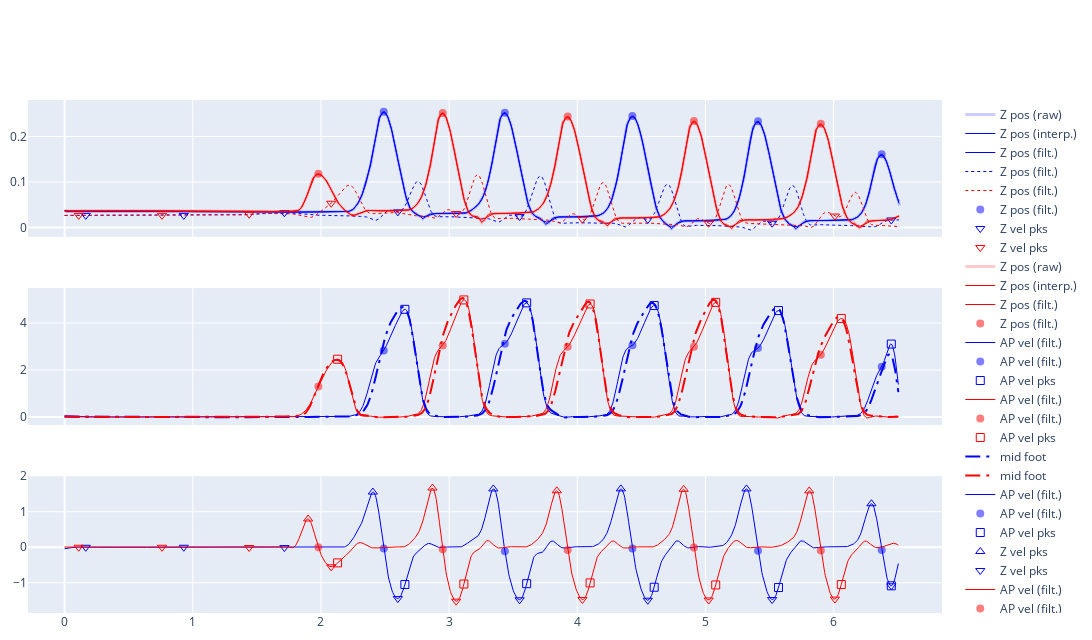

The notebook cell saved with this chart:
### Code cell
fig = make_subplots(rows = 3, cols = 1, shared_xaxes=True)

# Left heel positions
fig.add_trace(go.Scatter(x=np.arange(omc_data["pos"].shape[0])/omc_data["fs"], y=omc_data["pos"][:,2,ix_l_heel]/1000, mode='lines', line=dict(color='rgba(0,0,255,0.2)', width=3), name='Z pos (raw)'), row=1, col=1)
fig.add_trace(go.Scatter(x=np.arange(interpolated_positions.shape[0])/omc_data["fs"], y=interpolated_positions[:,3*ix_l_heel+2], mode='lines', line=dict(color='rgba(0,0,255,1)', width=1), name='Z pos (interp.)'), row=1, col=1)
fig.add_trace(go.Scatter(x=np.arange(filtered_positions.shape[0])/omc_data["fs"], y=filtered_positions[:,3*ix_l_heel+2], mode='lines', line=dict(color='rgba(0,0,255,1)', width=1), name='Z pos (filt.)'), row=1, col=1)
fig.add_trace(go.Scatter(x=np.arange(filtered_positions.shape[0])/omc_data["fs"], y=filtered_positions[:,3*ix_l_toe+2], mode='lines', line=dict(color='rgba(0,0,255,1)', width=1, dash='dot'), name='Z pos (filt.)'), row=1, col=1)
fig.add_trace(go.Scatter(x=np.arange(filtered_positions.shape[0])/omc_data["fs"], y=filtered_positions[:,3*ix_r_toe+2], mode='lines', line=dict(color='rgba(255,0,0,1)', width=1, dash='dot'), name='Z pos (filt.)'), row=1, col=1)
fig.add_trace(go.Scatter(x=ix_max_l_heel_pos_z/omc_data["fs"], y=filtered_positions[ix_max_l_heel_pos_z,3*ix_l_heel+2], mode='markers', marker=dict(color='rgba(0,0,255,0.5)', size=8), name='Z pos (filt.)'), row=1, col=1)
fig.add_trace(go.Scatter(x=ix_min_l_heel_vel_z/omc_data["fs"], y=filtered_positions[ix_min_l_heel_vel_z,3*ix_l_toe+2], mode='markers', marker=dict(color='rgba(0, 0, 255, 1)', size=8, symbol='triangle-down-open'), name='Z vel pks'), row=1, col=1)
fig.add_trace(go.Scatter(x=ix_min_r_heel_vel_z/omc_data["fs"], y=filtered_positions[ix_min_r_heel_vel_z,3*ix_r_toe+2], mode='markers', marker=dict(color='rgba(255, 0, 0, 1)', size=8, symbol='triangle-down-open'), name='Z vel pks'), row=1, col=1)
# fig.add_trace(go.Scatter(x=left_bounds/omc_data["fs"], y=filtered_positions[left_bounds,3*ix_l_heel+2], mode='markers', marker=dict(color='rgba(0, 0, 255, 1)', symbol='cross', size=8), name='AP left bounds'), row=1, col=1)
# fig.add_trace(go.Scatter(x=right_bounds/omc_data["fs"], y=filtered_positions[right_bounds,3*ix_l_heel+2], mode='markers', marker=dict(color='rgba(0, 0, 255, 1)', symbol='cross', size=8), name='AP left bounds'), row=1, col=1)

# Right heel positions
fig.add_trace(go.Scatter(x=np.arange(omc_data["pos"].shape[0])/omc_data["fs"], y=omc_data["pos"][:,2,ix_r_heel]/1000, mode='lines', line=dict(color='rgba(255,0,0,0.2)', width=3), name='Z pos (raw)'), row=1, col=1)
fig.add_trace(go.Scatter(x=np.arange(interpolated_positions.shape[0])/omc_data["fs"], y=interpolated_positions[:,3*ix_r_heel+2], mode='lines', line=dict(color='rgba(255,0,0,1)', width=1), name='Z pos (interp.)'), row=1, col=1)
fig.add_trace(go.Scatter(x=np.arange(filtered_positions.shape[0])/omc_data["fs"], y=filtered_positions[:,3*ix_r_heel+2], mode='lines', line=dict(color='rgba(255,0,0,1)', width=1), name='Z pos (filt.)'), row=1, col=1)
fig.add_trace(go.Scatter(x=ix_max_r_heel_pos_z/omc_data["fs"], y=filtered_positions[ix_max_r_heel_pos_z,3*ix_r_heel+2], mode='markers', marker=dict(color='rgba(255,0,0,0.5)', size=8), name='Z pos (filt.)'), row=1, col=1)

# Left heel velocities - forward
fig.add_trace(go.Scatter(x=np.arange(filtered_velocities.shape[0])/omc_data["fs"], y=filtered_velocities[:,3*ix_l_heel], mode='lines', line=dict(color='rgba(0,0,255,1)', width=1), name='AP vel (filt.)'), row=2, col=1)
fig.add_trace(go.Scatter(x=ix_max_l_heel_pos_z/omc_data["fs"], y=filtered_velocities[ix_max_l_heel_pos_z,3*ix_l_heel], mode='markers', marker=dict(color='rgba(0,0,255,0.5)', size=8), name='AP vel (filt.)'), row=2, col=1)
fig.add_trace(go.Scatter(x=ix_max_l_heel_vel_x/omc_data["fs"], y=filtered_velocities[ix_max_l_heel_vel_x,3*ix_l_heel], mode='markers', marker=dict(color='rgba(0, 0, 255, 1)', size=8, symbol='square-open'), name='AP vel pks'), row=2, col=1)
# fig.add_trace(go.Scatter(x=left_bounds/omc_data["fs"], y=filtered_velocities[left_bounds,3*ix_l_heel], mode='markers', marker=dict(color='rgba(0, 0, 255, 1)', symbol='cross', size=8), name='AP left bounds'), row=2, col=1)
# fig.add_trace(go.Scatter(x=right_bounds/omc_data["fs"], y=filtered_velocities[right_bounds,3*ix_l_heel], mode='markers', marker=dict(color='rgba(0, 0, 255, 1)', symbol='cross', size=8), name='AP right bounds'), row=2, col=1)

# Right heel velocities - forward
fig.add_trace(go.Scatter(x=np.arange(filtered_velocities.shape[0])/omc_data["fs"], y=filtered_velocities[:,3*ix_r_heel], mode='lines', line=dict(color='rgba(255,0,0,1)', width=1), name='AP vel (filt.)'), row=2, col=1)
fig.add_trace(go.Scatter(x=ix_max_r_heel_pos_z/omc_data["fs"], y=filtered_velocities[ix_max_r_heel_pos_z,3*ix_r_heel], mode='markers', marker=dict(color='rgba(255,0,0,0.5)', size=8), name='AP vel (filt.)'), row=2, col=1)
fig.add_trace(go.Scatter(x=ix_max_r_heel_vel_x/omc_data["fs"], y=filtered_velocities[ix_max_r_heel_vel_x,3*ix_r_heel], mode='markers', marker=dict(color='rgba(255, 0, 0, 1)', size=8, symbol='square-open'), name='AP vel pks'), row=2, col=1)

# Midfoot velocities - forward
fig.add_trace(go.Scatter(x=np.arange(l_midfoot_vel.shape[0])/omc_data["fs"], y=l_midfoot_vel[:,0], mode='lines', line=dict(color='rgba(0, 0, 255, 1)', dash='longdashdot'), name='mid foot'), row=2, col=1)
fig.add_trace(go.Scatter(x=np.arange(r_midfoot_vel.shape[0])/omc_data["fs"], y=r_midfoot_vel[:,0], mode='lines', line=dict(color='rgba(255, 0, 0, 1)', dash='longdashdot'), name='mid foot'), row=2, col=1)

# Left heel velocities - vertical
fig.add_trace(go.Scatter(x=np.arange(filtered_velocities.shape[0])/omc_data["fs"], y=filtered_velocities[:,3*ix_l_heel+2], mode='lines', line=dict(color='rgba(0,0,255,1)', width=1), name='AP vel (filt.)'), row=3, col=1)
fig.add_trace(go.Scatter(x=ix_max_l_heel_pos_z/omc_data["fs"], y=filtered_velocities[ix_max_l_heel_pos_z,3*ix_l_heel+2], mode='markers', marker=dict(color='rgba(0,0,255,0.5)', size=8), name='AP vel (filt.)'), row=3, col=1)
fig.add_trace(go.Scatter(x=ix_max_l_heel_vel_x/omc_data["fs"], y=filtered_velocities[ix_max_l_heel_vel_x,3*ix_l_heel+2], mode='markers', marker=dict(color='rgba(0, 0, 255, 1)', size=8, symbol='square-open'), name='AP vel pks'), row=3, col=1)
fig.add_trace(go.Scatter(x=ix_max_l_heel_vel_z/omc_data["fs"], y=filtered_velocities[ix_max_l_heel_vel_z,3*ix_l_heel+2], mode='markers', marker=dict(color='rgba(0, 0, 255, 1)', size=8, symbol='triangle-up-open'), name='Z vel pks'), row=3, col=1)
fig.add_trace(go.Scatter(x=ix_min_l_heel_vel_z/omc_data["fs"], y=filtered_velocities[ix_min_l_heel_vel_z,3*ix_l_heel+2], mode='markers', marker=dict(color='rgba(0, 0, 255, 1)', size=8, symbol='triangle-down-open'), name='Z vel pks'), row=3, col=1)
# fig.add_trace(go.Scatter(x=left_bounds/omc_data["fs"], y=filtered_velocities[left_bounds,3*ix_l_heel+2], mode='markers', marker=dict(color='rgba(0, 0, 255, 1)', symbol='cross', size=8), name='AP left bounds'), row=3, col=1)
# fig.add_trace(go.Scatter(x=right_bounds/omc_data["fs"], y=filtered_velocities[right_bounds,3*ix_l_heel+2], mode='markers', marker=dict(color='rgba(0, 0, 255, 1)', symbol='cross', size=8), name='AP right bounds'), row=3, col=1)

# Right heel velocities - vertical
fig.add_trace(go.Scatter(x=np.arange(filtered_velocities.shape[0])/omc_data["fs"], y=filtered_velocities[:,3*ix_r_heel+2], mode='lines', line=dict(color='rgba(255,0,0,1)', width=1), name='AP vel (filt.)'), row=3, col=1)
fig.add_trace(go.Scatter(x=ix_max_r_heel_pos_z/omc_data["fs"], y=filtered_velocities[ix_max_r_heel_pos_z,3*ix_r_heel+2], mode='markers', marker=dict(color='rgba(255,0,0,0.5)', size=8), name='AP vel (filt.)'), row=3, col=1)
fig.add_trace(go.Scatter(x=ix_max_r_heel_vel_x/omc_data["fs"], y=filtered_velocities[ix_max_r_heel_vel_x,3*ix_r_heel+2], mode='markers', marker=dict(color='rgba(255, 0, 0, 1)', size=8, symbol='square-open'), name='AP vel pks'), row=3, col=1)
fig.add_trace(go.Scatter(x=ix_max_r_heel_vel_z/omc_data["fs"], y=filtered_velocities[ix_max_r_heel_vel_z,3*ix_r_heel+2], mode='markers', marker=dict(color='rgba(255, 0, 0, 1)', size=8, symbol='triangle-up-open'), name='Z vel pks'), row=3, col=1)
fig.add_trace(go.Scatter(x=ix_min_r_heel_vel_z/omc_data["fs"], y=filtered_velocities[ix_min_r_heel_vel_z,3*ix_r_heel+2], mode='markers', marker=dict(color='rgba(255, 0, 0, 1)', size=8, symbol='triangle-down-open'), name='Z vel pks'), row=3, col=1)

fig.update_layout(width=1200, height=640, margin=dict(l=10, r=10, b=20))
fig.show()

### Figure 1 — Plotly figure (JSON) as saved in the notebook; plotly's stock layout.template omitted (floating-point values rounded to 4 significant figures; data arrays with more than 128 entries replaced by an {"elided": "..."} marker saying what was removed)
{"data": [{"line": {"color": "rgba(0,0,255,0.2)", "width": 3}, "mode": "lines", "name": "Z pos (raw)", "type": "scatter", "x": {"elided": "1304 float values"}, "xaxis": "x", "y": {"elided": "1304 float values"}, "yaxis": "y"}, {"line": {"color": "rgba(0,0,255,1)", "width": 1}, "mode": "lines", "name": "Z pos (interp.)", "type": "scatter", "x": {"elided": "1303 float values"}, "xaxis": "x", "y": {"elided": "1303 float values"}, "yaxis": "y"}, {"line": {"color": "rgba(0,0,255,1)", "width": 1}, "mode": "lines", "name": "Z pos (filt.)", "type": "scatter", "x": {"elided": "1303 float values"}, "xaxis": "x", "y": {"elided": "1303 float values"}, "yaxis": "y"}, {"line": {"color": "rgba(0,0,255,1)", "dash": "dot", "width": 1}, "mode": "lines", "name": "Z pos (filt.)", "type": "scatter", "x": {"elided": "1303 float values"}, "xaxis": "x", "y": {"elided": "1303 float values"}, "yaxis": "y"}, {"line": {"color": "rgba(255,0,0,1)", "dash": "dot", "width": 1}, "mode": "lines", "name": "Z pos (filt.)", "type": "scatter", "x": {"elided": "1303 float values"}, "xaxis": "x", "y": {"elided": "1303 float values"}, "yaxis": "y"}, {"marker": {"color": "rgba(0,0,255,0.5)", "size": 8}, "mode": "markers", "name": "Z pos (filt.)", "type": "scatter", "x": [2.49, 3.435, 4.43, 5.41, 6.375], "xaxis": "x", "y": [0.2542, 0.2525, 0.245, 0.2333, 0.1608], "yaxis": "y"}, {"marker": {"color": "rgba(0, 0, 255, 1)", "size": 8, "symbol": "triangle-down-open"}, "mode": "markers", "name": "Z vel pks", "type": "scatter", "x": [0.165, 0.93, 1.715, 2.6, 3.55, 4.55, 5.52, 6.45], "xaxis": "x", "y": [0.02653, 0.02647, 0.03241, 0.03427, 0.02386, 0.01749, 0.009278, 0.01647], "yaxis": "y"}, {"marker": {"color": "rgba(255, 0, 0, 1)", "size": 8, "symbol": "triangle-down-open"}, "mode": "markers", "name": "Z vel pks", "type": "scatter", "x": [0.11, 0.76, 1.44, 2.08, 3.055, 4.04, 5.025, 6.01], "xaxis": "x", "y": [0.02655, 0.02664, 0.02906, 0.05325, 0.03069, 0.01797, 0.009196, 0.02507], "yaxis": "y"}, {"line": {"color": "rgba(255,0,0,0.2)", "width": 3}, "mode": "lines", "name": "Z pos (raw)", "type": "scatter", "x": {"elided": "1304 float values"}, "xaxis": "x", "y": {"elided": "1304 float values"}, "yaxis": "y"}, {"line": {"color": "rgba(255,0,0,1)", "width": 1}, "mode": "lines", "name": "Z pos (interp.)", "type": "scatter", "x": {"elided": "1303 float values"}, "xaxis": "x", "y": {"elided": "1303 float values"}, "yaxis": "y"}, {"line": {"color": "rgba(255,0,0,1)", "width": 1}, "mode": "lines", "name": "Z pos (filt.)", "type": "scatter", "x": {"elided": "1303 float values"}, "xaxis": "x", "y": {"elided": "1303 float values"}, "yaxis": "y"}, {"marker": {"color": "rgba(255,0,0,0.5)", "size": 8}, "mode": "markers", "name": "Z pos (filt.)", "type": "scatter", "x": [1.98, 2.95, 3.925, 4.91, 5.9], "xaxis": "x", "y": [0.1179, 0.2517, 0.244, 0.2339, 0.2278], "yaxis": "y"}, {"line": {"color": "rgba(0,0,255,1)", "width": 1}, "mode": "lines", "name": "AP vel (filt.)", "type": "scatter", "x": {"elided": "1302 float values"}, "xaxis": "x2", "y": {"elided": "1302 float values"}, "yaxis": "y2"}, {"marker": {"color": "rgba(0,0,255,0.5)", "size": 8}, "mode": "markers", "name": "AP vel (filt.)", "type": "scatter", "x": [2.49, 3.435, 4.43, 5.41, 6.375], "xaxis": "x2", "y": [2.834, 3.113, 3.049, 2.933, 2.133], "yaxis": "y2"}, {"marker": {"color": "rgba(0, 0, 255, 1)", "size": 8, "symbol": "square-open"}, "mode": "markers", "name": "AP vel pks", "type": "scatter", "x": [2.655, 3.605, 4.6, 5.57, 6.45], "xaxis": "x2", "y": [4.58, 4.855, 4.744, 4.529, 3.103], "yaxis": "y2"}, {"line": {"color": "rgba(255,0,0,1)", "width": 1}, "mode": "lines", "name": "AP vel (filt.)", "type": "scatter", "x": {"elided": "1302 float values"}, "xaxis": "x2", "y": {"elided": "1302 float values"}, "yaxis": "y2"}, {"marker": {"color": "rgba(255,0,0,0.5)", "size": 8}, "mode": "markers", "name": "AP vel (filt.)", "type": "scatter", "x": [1.98, 2.95, 3.925, 4.91, 5.9], "xaxis": "x2", "y": [1.301, 3.042, 2.987, 2.985, 2.649], "yaxis": "y2"}, {"marker": {"color": "rgba(255, 0, 0, 1)", "size": 8, "symbol": "square-open"}, "mode": "markers", "name": "AP vel pks", "type": "scatter", "x": [2.13, 3.115, 4.1, 5.08, 6.06], "xaxis": "x2", "y": [2.458, 4.981, 4.808, 4.877, 4.194], "yaxis": "y2"}, {"line": {"color": "rgba(0, 0, 255, 1)", "dash": "longdashdot"}, "mode": "lines", "name": "mid foot", "type": "scatter", "x": {"elided": "1302 float values"}, "xaxis": "x2", "y": {"elided": "1302 float values"}, "yaxis": "y2"}, {"line": {"color": "rgba(255, 0, 0, 1)", "dash": "longdashdot"}, "mode": "lines", "name": "mid foot", "type": "scatter", "x": {"elided": "1302 float values"}, "xaxis": "x2", "y": {"elided": "1302 float values"}, "yaxis": "y2"}, {"line": {"color": "rgba(0,0,255,1)", "width": 1}, "mode": "lines", "name": "AP vel (filt.)", "type": "scatter", "x": {"elided": "1302 float values"}, "xaxis": "x3", "y": {"elided": "1302 float values"}, "yaxis": "y3"}, {"marker": {"color": "rgba(0,0,255,0.5)", "size": 8}, "mode": "markers", "name": "AP vel (filt.)", "type": "scatter", "x": [2.49, 3.435, 4.43, 5.41, 6.375], "xaxis": "x3", "y": [-0.03548, -0.1117, -0.03627, -0.09678, -0.07804], "yaxis": "y3"}, {"marker": {"color": "rgba(0, 0, 255, 1)", "size": 8, "symbol": "square-open"}, "mode": "markers", "name": "AP vel pks", "type": "scatter", "x": [2.655, 3.605, 4.6, 5.57, 6.45], "xaxis": "x3", "y": [-1.049, -1.026, -1.126, -1.135, -1.086], "yaxis": "y3"}, {"marker": {"color": "rgba(0, 0, 255, 1)", "size": 8, "symbol": "triangle-up-open"}, "mode": "markers", "name": "Z vel pks", "type": "scatter", "x": [2.405, 3.345, 4.34, 5.32, 6.295], "xaxis": "x3", "y": [1.554, 1.642, 1.644, 1.642, 1.225], "yaxis": "y3"}, {"marker": {"color": "rgba(0, 0, 255, 1)", "size": 8, "symbol": "triangle-down-open"}, "mode": "markers", "name": "Z vel pks", "type": "scatter", "x": [0.165, 0.93, 1.715, 2.6, 3.55, 4.55, 5.52, 6.45], "xaxis": "x3", "y": [-0.001343, -0.000274, -0.009781, -1.445, -1.479, -1.492, -1.472, -1.086], "yaxis": "y3"}, {"line": {"color": "rgba(255,0,0,1)", "width": 1}, "mode": "lines", "name": "AP vel (filt.)", "type": "scatter", "x": {"elided": "1302 float values"}, "xaxis": "x3", "y": {"elided": "1302 float values"}, "yaxis": "y3"}, {"marker": {"color": "rgba(255,0,0,0.5)", "size": 8}, "mode": "markers", "name": "AP vel (filt.)", "type": "scatter", "x": [1.98, 2.95, 3.925, 4.91, 5.9], "xaxis": "x3", "y": [-8.018e-05, -0.0571, -0.08007, -0.0065, -0.09005], "yaxis": "y3"}, {"marker": {"color": "rgba(255, 0, 0, 1)", "size": 8, "symbol": "square-open"}, "mode": "markers", "name": "AP vel pks", "type": "scatter", "x": [2.13, 3.115, 4.1, 5.08, 6.06], "xaxis": "x3", "y": [-0.4403, -1.036, -1.005, -1.062, -1.049], "yaxis": "y3"}, {"marker": {"color": "rgba(255, 0, 0, 1)", "size": 8, "symbol": "triangle-up-open"}, "mode": "markers", "name": "Z vel pks", "type": "scatter", "x": [1.9, 2.87, 3.84, 4.83, 5.81], "xaxis": "x3", "y": [0.7956, 1.667, 1.59, 1.631, 1.588], "yaxis": "y3"}, {"marker": {"color": "rgba(255, 0, 0, 1)", "size": 8, "symbol": "triangle-down-open"}, "mode": "markers", "name": "Z vel pks", "type": "scatter", "x": [0.11, 0.76, 1.44, 2.08, 3.055, 4.04, 5.025, 6.01], "xaxis": "x3", "y": [-5.292e-05, -0.0005018, -0.007286, -0.5511, -1.518, -1.473, -1.487, -1.46], "yaxis": "y3"}], "layout": {"height": 640, "margin": {"b": 20, "l": 10, "r": 10}, "width": 1200, "xaxis": {"anchor": "y", "domain": [0, 1], "matches": "x3", "showticklabels": false}, "xaxis2": {"anchor": "y2", "domain": [0, 1], "matches": "x3", "showticklabels": false}, "xaxis3": {"anchor": "y3", "domain": [0, 1]}, "yaxis": {"anchor": "x", "domain": [0.7333, 1]}, "yaxis2": {"anchor": "x2", "domain": [0.3667, 0.6333]}, "yaxis3": {"anchor": "x3", "domain": [0, 0.2667]}}}
